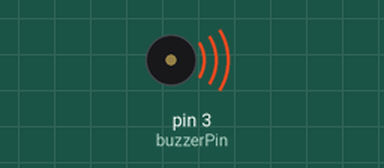
Simulated run of this sketch. Board: Arduino Uno, built with avr-gcc and run on an emulated ATmega328P. On the bench: buzzer (waves = sounding).

Above: at 0.5 s.
At 5.0 s:
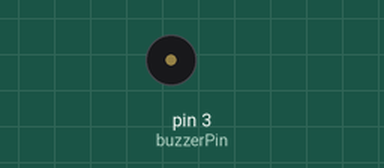
Timing chart, 0 to 6.9 s (numbered marks = the images above):
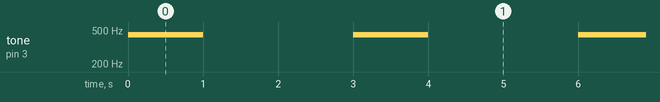

Measured:
- by itself, tone on pin 3 (buzzerPin): alternates 440 Hz for 1.0 s and silent for 2.0 s

The sketch:

SingleTone.ino
```cpp
#include "Adeept_Buzzer_For_Arduino.h"


const int buzzerPin = 3;
AdeeptBuzzer buzzer(buzzerPin);

void setup() {

}

void loop() {

  int frequency = 440;
  int duration = 1000;
  buzzer.playTone(frequency, duration);
  delay(2000);
}
```

Adeept_Buzzer_For_Arduino.cpp
```cpp
#include "Adeept_Buzzer_For_Arduino.h"
#include <Arduino.h>

AdeeptBuzzer::AdeeptBuzzer(int pin) {
  buzzerPin = pin;
  pinMode(buzzerPin, OUTPUT);
}

void AdeeptBuzzer::playTone(int frequency, int duration) {
  tone(buzzerPin, frequency, duration);
  delay(duration);
  noTone(buzzerPin);
}
```

Adeept_Buzzer_For_Arduino.h
```cpp
// Adeept_Buzzer_For_Arduino.h
#ifndef ADEEPT_BUZZER_FOR_ARDUINO_H
#define ADEEPT_BUZZER_FOR_ARDUINO_H

class AdeeptBuzzer {
  public:
    AdeeptBuzzer(int pin);
    void playTone(int frequency, int duration);
  private:
    int buzzerPin;
};

#endif
```
